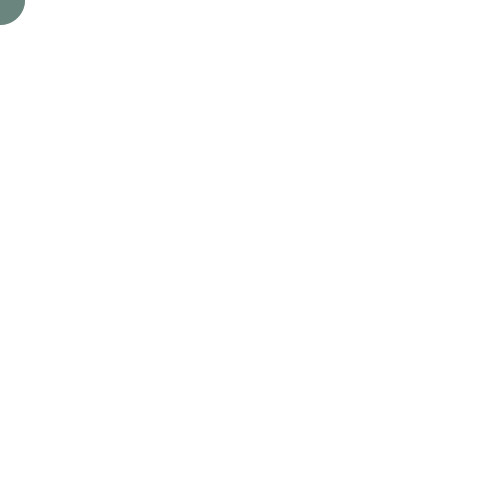
Frame 1 (no input)
Frame 60 (the mouse pressed at the canvas centre just before this capture): identical to frame 1, image omitted
Frame 120 (the mouse held since frame 60 and released just before this capture): identical to frame 1, image omitted

The Processing sketch that drew this single still picture (run headless with seeded random() and noise(); from frame 60 on, the mouse is pressed at the canvas centre):

// Processing sketch: processing_33648
// ── processing_33648.pde

int numberBalls = 5;
int xPos[] = new int[numberBalls];
int yPos[] = new int[numberBalls];

int mouseClickCounter;

float r[] = new float[numberBalls];
float g[] = new float[numberBalls];
float b[] = new float[numberBalls];
//and our new friend % modulo

void setup() {
  size (500, 500);
  background(255, 255, 255);
  mouseClickCounter = 0;

  for (int i = 0; i < numberBalls; i++) {
    xPos[i] = mouseX;
    yPos[i] = mouseY;
    r[i] = random(255);
    g[i] = random(255);
    b[i] = random(255);
  }
}

void draw() {
  //  fill(255, 0, 0);
  background(255,255,255);
  smooth();
  
  for (int i = 0; i < numberBalls; i++) {
    noStroke();
    fill(r[i], g[i], b[i], 80);
    ellipse (xPos[i], yPos[i], 50, 50);
  }
}

void mouseClicked() {

  xPos[mouseClickCounter % numberBalls] = mouseX;
  yPos[mouseClickCounter % numberBalls] = mouseY;

  mouseClickCounter = mouseClickCounter + 1;
}
